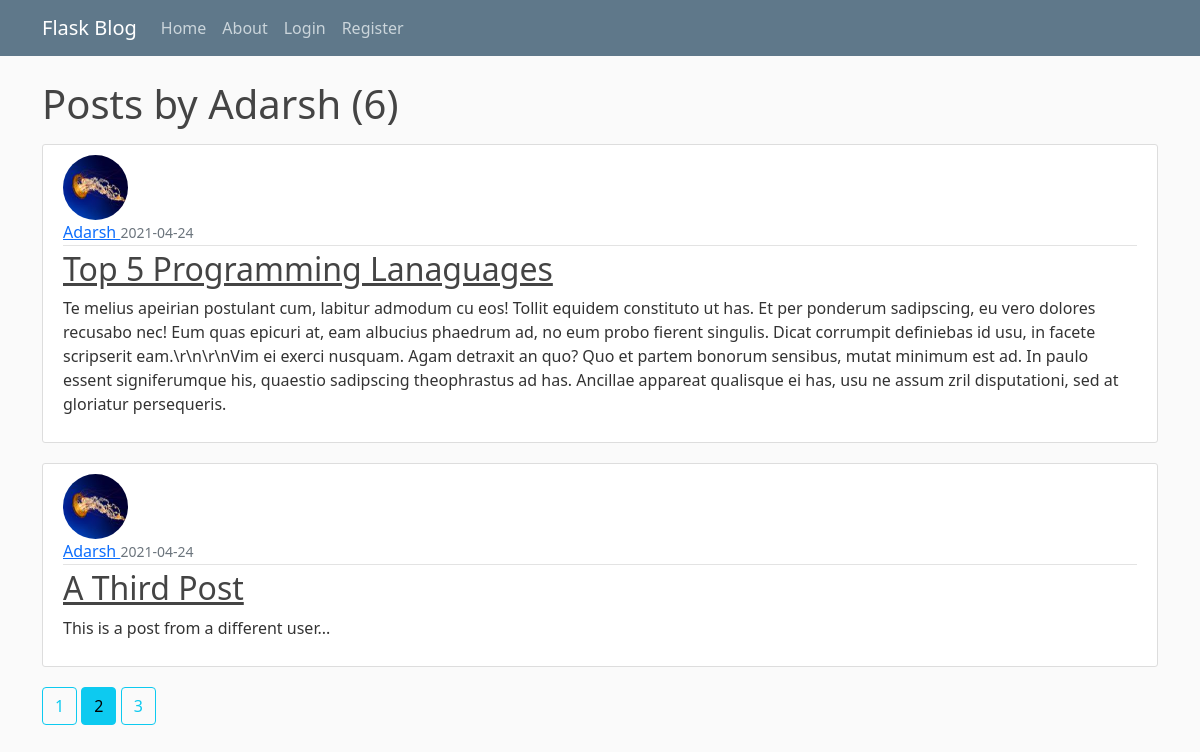
Screenshot of /user/Adarsh ?page=2 with the database file from the repository.
### demo/models.py (models this page shows, shortened)
class User(db.Model, UserMixin):
    id = db.Column(db.Integer, primary_key=True)
    username = db.Column(db.String(15), unique=True, nullable=False)
    email = db.Column(db.String(100), unique=True, nullable=False)
    image_file = db.Column(db.String(60), nullable=False, default='default.jpg')
    password = db.Column(db.String(60), nullable=False)
    posts = db.relationship('Post', backref='author', lazy=True)

class Post(db.Model):
    id = db.Column(db.Integer, primary_key=True)
    title = db.Column(db.String(100), nullable=False)
    date_posted = db.Column(db.DateTime, nullable=False, default=datetime.utcnow)
    content = db.Column(db.Text, nullable=False)
    user_id = db.Column(db.Integer, db.ForeignKey('user.id'), nullable=False)

### demo/users/routes.py (the view)
@users.route("/user/<string:username>")
def user_posts(username):
    page = request.args.get('page', 1, type=int)
    user = User.query.filter_by(username=username).first_or_404()
    posts = Post.query.filter_by(author=user)\
        .order_by(Post.date_posted.desc())\
        .paginate(page=page, per_page=2)
    return render_template('user_posts.html', posts=posts, user=user)

### demo/templates/user_posts.html
{% extends "layout.html" %}
{% block content %}
    <h1 class="mb-3">Posts by {{ user.username }} ({{ posts.total }})</h1>
    {% for post in posts.items %}
        <article class="media content-section">
          <img class="rounded-circle article-img" src="{{ url_for('static', filename='profile_pics/' + post.author.image_file) }}">
          <div class="media-body">
            <div class="article-metadata">
              <a class="mr-2" href="{{ url_for('users.user_posts', username=post.author.username) }}">{{ post.author.username }}</a>
              <small class="text-muted">{{ post.date_posted.strftime('%Y-%m-%d') }}</small>
            </div>
            <h2><a class="article-title" href="{{ url_for('posts.post', post_id=post.id) }}">{{ post.title }}</a></h2>
            <p class="article-content">{{ post.content }}</p>
          </div>
        </article>
    {% endfor %}
    {% for page_num in posts.iter_pages(left_edge=1, right_edge=1, left_current=1, right_current=2) %}
      {% if page_num %}
        {% if posts.page == page_num %}
          <a class="btn btn-info mb-4" href="{{ url_for('users.user_posts', username=user.username, page=page_num) }}">{{ page_num }}</a>
        {% else %}
          <a class="btn btn-outline-info mb-4" href="{{ url_for('users.user_posts', username=user.username, page=page_num) }}">{{ page_num }}</a>
        {% endif %}
      {% else %}
        ...
      {% endif %}
    {% endfor %}
{% endblock content %}

### demo/static/main.css (style rules this page uses)
body { background: #fafafa; color: #333333; margin-top: 5rem; }
h1, h2, h3, h4, h5, h6 { color: #444444; }
.content-section { background: #ffffff; padding: 10px 20px; border: 1px solid #dddddd; border-radius: 3px; margin-bottom: 20px; }
.article-title { color: #444444; }
.article-content { white-space: pre-line; }
.article-img { height: 65px; width: 65px; margin-right: 16px; }
.article-metadata { padding-bottom: 1px; margin-bottom: 4px; border-bottom: 1px solid #e3e3e3 }

### rows the page displays
User: username "Adarsh"
Post: image_file (picture), author.username "Adarsh", date_posted "2021-04-24", title "Top 5 Programming Lanaguages", content "Te melius apeirian postulant cum, labitur admodum cu eos! Tollit equidem constituto ut has. Et per ponderum sadipscing, eu vero dolores recusabo nec! Eum quas epicuri at, eam albucius phaedrum ad, no eum probo fierent singulis. Dicat corrumpit definiebas id usu, in facete scripserit eam.\\r\\n\\r\\nVim ei exerci nusquam. Agam detraxit an quo? Quo et partem bonorum sensibus, mutat minimum est ad. In paulo essent signiferumque his, quaestio sadipscing theophrastus ad has. Ancillae appareat qualisque ei has, usu ne assum zril disputationi, sed at gloriatur persequeris."
Post: image_file (picture), author.username "Adarsh", date_posted "2021-04-24", title "A Third Post", content "This is a post from a different user..."

### other values shown
{{ posts.total }} "6"
{{ page_num }} "1" "3"
{{ page_num }} "2"
